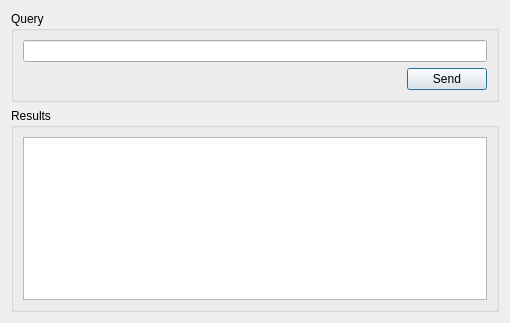
<?xml version="1.0" encoding="UTF-8"?>
<ui version="4.0">
 <class>TesterDialog</class>
 <widget class="QDialog" name="TesterDialog">
  <property name="geometry">
   <rect>
    <x>0</x>
    <y>0</y>
    <width>510</width>
    <height>323</height>
   </rect>
  </property>
  <property name="windowTitle">
   <string>ConceptualTester</string>
  </property>
  <layout class="QVBoxLayout" name="verticalLayout">
   <item>
    <widget class="QGroupBox" name="groupBox">
     <property name="title">
      <string>Query</string>
     </property>
     <layout class="QVBoxLayout" name="verticalLayout_2">
      <item>
       <widget class="QLineEdit" name="queryLineEdit"/>
      </item>
      <item>
       <layout class="QHBoxLayout" name="horizontalLayout_2">
        <item>
         <spacer name="horizontalSpacer_2">
          <property name="orientation">
           <enum>Qt::Horizontal</enum>
          </property>
          <property name="sizeHint" stdset="0">
           <size>
            <width>40</width>
            <height>20</height>
           </size>
          </property>
         </spacer>
        </item>
        <item>
         <widget class="QPushButton" name="sendPushButton">
          <property name="text">
           <string>Send</string>
          </property>
         </widget>
        </item>
       </layout>
      </item>
     </layout>
    </widget>
   </item>
   <item>
    <widget class="QGroupBox" name="groupBox_2">
     <property name="title">
      <string>Results</string>
     </property>
     <layout class="QVBoxLayout" name="verticalLayout_3">
      <item>
       <widget class="QTableWidget" name="resultsTableWidget"/>
      </item>
     </layout>
    </widget>
   </item>
  </layout>
 </widget>
 <resources>
  <include location="Tester.qrc"/>
 </resources>
 <connections/>
</ui>
